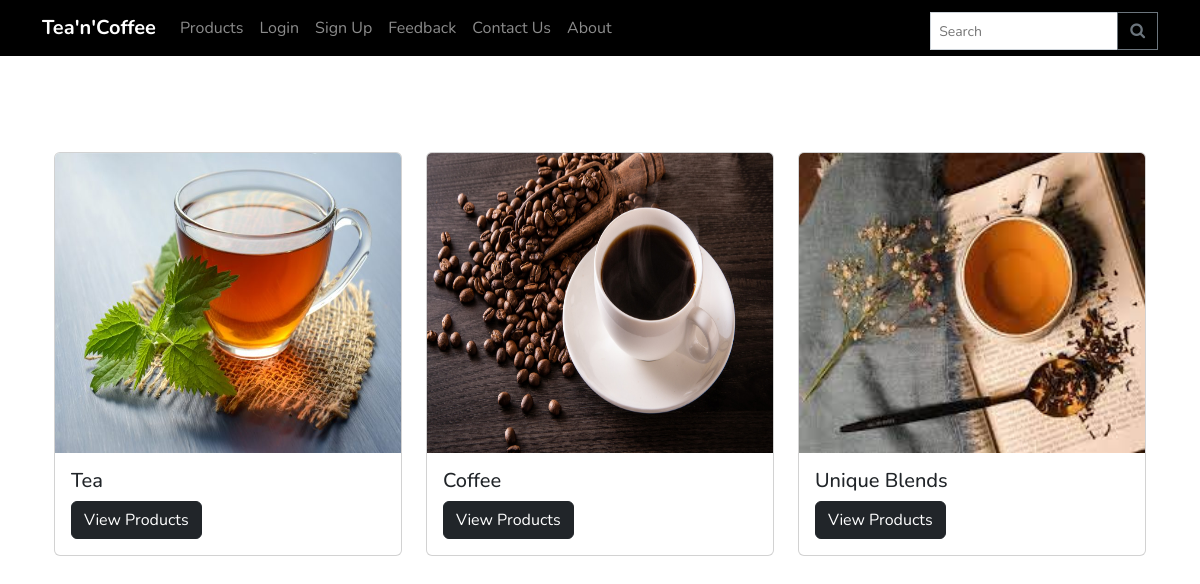
The page / on the database its author committed.
### app1/models.py (models this page shows, shortened)
class Category(models.Model):
    categoryname = models.CharField(max_length=200)
    img=models.ImageField(upload_to='category')

### app1/views.py (the view)
# urls.py: path("",index,name='index'),
def index(request):
    if 'email' in request.session:
        a=request.session['email']
        data=Category.objects.all()
        return render(request,'base.html',{'data':data,'a':a})
    else:
        data=Category.objects.all()
        return render(request,'base.html',{'data':data})

### app1/templates/base.html
{% extends 'common.html' %}
{% block content %}
<div class="container py-5">
  <div class="row">
    {% for i in data %}
    <div class="col-md-4 col-lg-4 mb-4">
      <div class="card">
        <img src="{{ i.img.url }}" class="card-img-top" alt="{{ i.categoryname }}" height="300px">
        <div class="card-body">
          <h5 class="card-title">{{ i.categoryname }}</h5>
          <a href="{% url 'productfilter1' i.id %}" class="btn btn-dark">View Products</a>
        </div>
      </div>
    </div>
    {% endfor %}
  </div>
</div>
{% endblock %}

### app1/static/css/style.css (style rules this page uses)
html { scroll-behavior: smooth; }
:root { --primary-color: #FE79A2; --secondary-color: #1545CB; --font-color: #000000; --bg-color: #a9cdf6; --heading-color: #000; --border-radius: 8px; --border-radius-full: 35px; --border-color: transparent; --border-color-light: #eee; --bg-grey: #f7f7f7; --bg-lightgrey: #000; }
body, html { margin: 0; padding: 0; color: #585858; background-color: #000000; }
* { box-sizing: border-box; font-family: 'Nunito', sans-serif; }
button, .btn, select { cursor: pointer; }
a { text-decoration: none; }
h1, h2, h3, h4, h5, h6, p, ul, ol { margin: 0; padding: 0; }
body { background: #f1f1f1; margin: 0; padding: 0; }
img { max-width: 100%; }

### rows shown on the page
Category: img (picture), categoryname "Tea"
Category: img (picture), categoryname "Coffee"
Category: img (picture), categoryname "Unique Blends"
